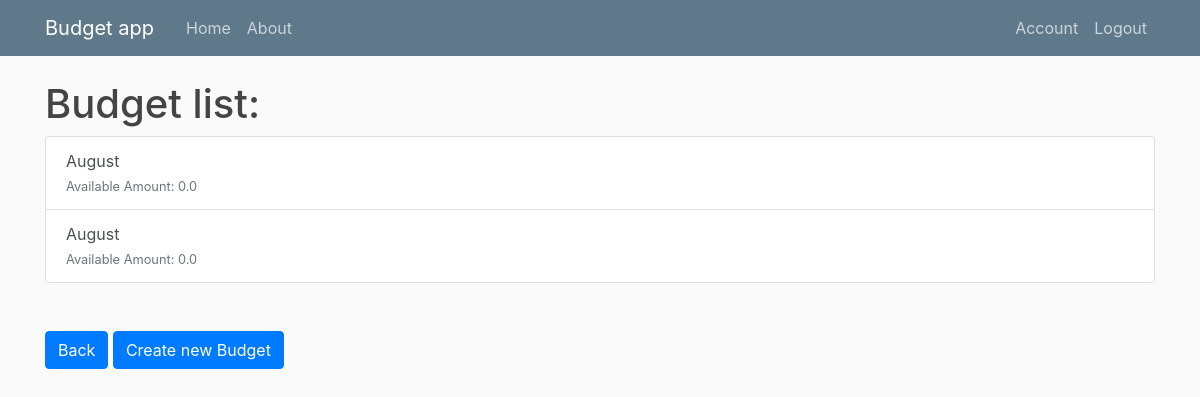
The app's page /budgets (signed in), older data.
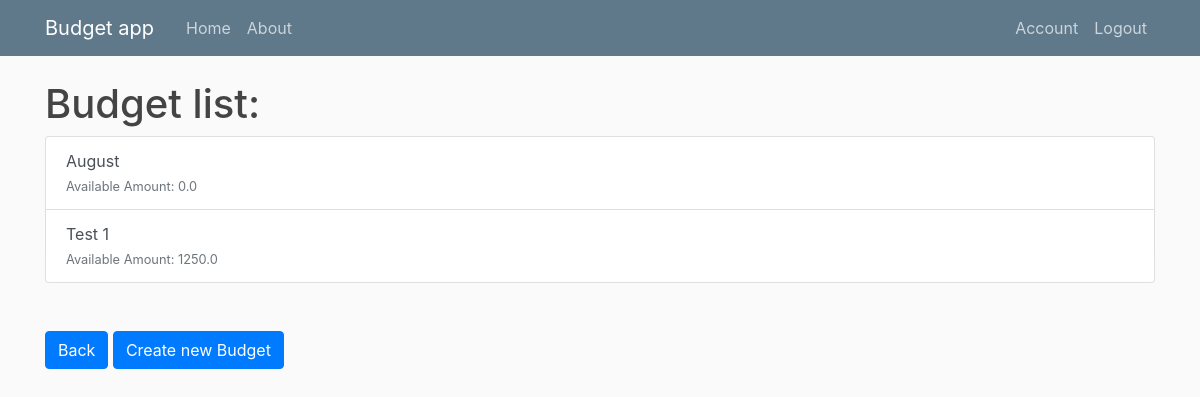
The same page, newer data.
### budget_app/models.py (models this page shows, shortened)
class Budget(db.Model):
    id  = db.Column(db.Integer,primary_key=True)
    name = db.Column(db.String)
    inicial_amount = db.Column(db.Float)
    saving_amount = db.Column(db.Float,nullable=True,default=0)
    available_amount = db.Column(db.Float,nullable=True,default=0)
    user_id = db.Column(db.Integer,db.ForeignKey('user.id'),nullable=False)

### budget_app/routes.py (the view)
@app.route('/budgets')
@login_required
def budgets():
    budgets = Budget.query.filter_by(user_id=current_user.id)
    return render_template('budgets.html',title='Budgets',budgets=budgets)

### budget_app/models.py (called while the page is built)
@login_manager.user_loader
def load_user(user_id):
    return User.query.get(int(user_id))

### budget_app/templates/budgets.html
{% extends "layout.html" %}
{% block content %}
<h1>Budget list:</h1>
<div class="list-group">
    {% for budget in budgets %}
    <a href="{{ url_for('budget',budget_id=budget.id) }}" class="list-group-item list-group-item-action">
        <div>
            {{ budget.name }}
        </div>
        <small class="text-muted">Available Amount: {{budget.available_amount}}</small>
    </a>
    {% endfor %}
</div>
<a class="btn btn-primary mt-5" href="{{ url_for('home') }}">Back</a>
<a class="btn btn-primary mt-5" href="{{ url_for('new_budget') }}">Create new Budget</a>
{% endblock %}

Row changes from the older to the newer data that the page shows:
changed Budget: name "August" → "Test 1"; available_amount "0.0" → "1250.0"
